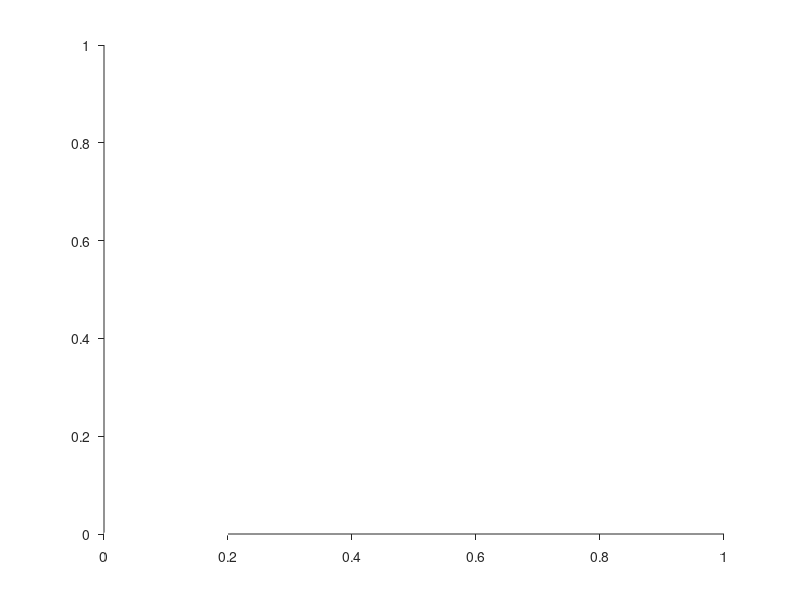

Write MATLAB code to recreate this figure.
function h = tuftify(obj)
%
% h = tuftify([obj=gca]);
%
% "Tuftify" a set of axes, making the X and Y axes not intersect unless
% they intersect at (0, 0), and generally making it more in line with the
% conventions suggested by Edward Tufte (see "The Visual Display of
% Quantitative Information").
%
% ras, 08/2006.
if nargin<1, obj=gca; end

AX = axis;
xtick = get(obj, 'XTick');
ytick = get(obj, 'YTick');
color = get(gcf, 'Color');

set(obj, 'TickDir', 'out', 'Box', 'off');

% We're wondering if there is 1 or 2 in xtick because we found a
% discrepancy between two codes that have same name (Dec 2012).

%h(1) = line([AX(1) xtick(1)], [AX(3) AX(3)], 'Color', color, 'LineWidth', 2);
if length(xtick)==1
    h(1) = line([AX(1) xtick(1)], [AX(3) AX(3)], 'Color', color, 'LineWidth', 2);
else
    h(1) = line([AX(1) xtick(2)], [AX(3) AX(3)], 'Color', color, 'LineWidth', 2);
end
h(2) = line([xtick(end) AX(2)], [AX(3) AX(3)], 'Color', color, 'LineWidth', 2);
h(3) = line([AX(1) AX(1)], [AX(3) ytick(1)], 'Color', color, 'LineWidth', 2);
h(4) = line([AX(1) AX(1)], [ytick(end) AX(4)], 'Color', color, 'LineWidth', 2);

return
